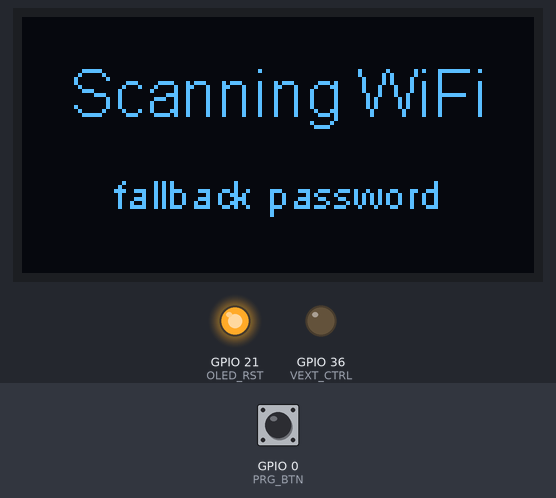
A program run on a simulated ESP32-S3. Parts: 128×64 one-colour display, output pins drawn as LEDs (lit = HIGH). The inputs (shaded band) are chosen by the test bench; at power-on: GPIO 0 (PRG_BTN) HIGH. WiFi joins after 1.5 s; servers stay silent unless stated; a WiFi scan finds three made-up networks; uploads are accepted with an empty reply; random numbers use the default seed unless the program sets one; EEPROM starts erased; what the program prints to the serial monitor is not drawn.

Above: at 0.5 s.
At 6.5 s:
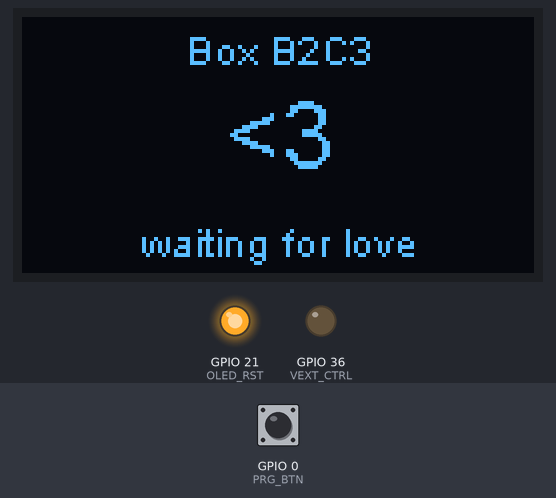
6.6 s: GPIO 0 (PRG_BTN) pulled LOW for 0.15 s
At 7.8 s:
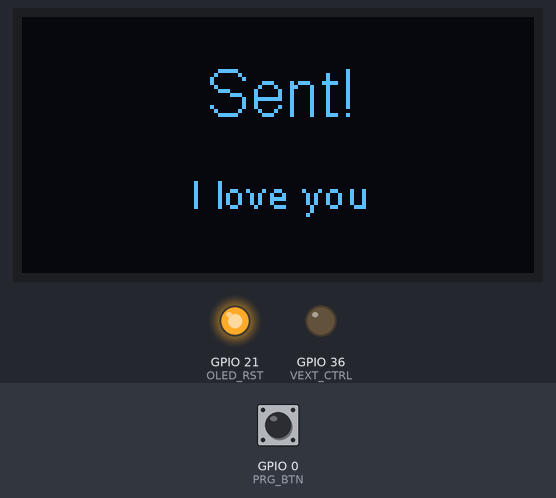
Timing chart, 0 to 9.6 s (numbered marks = the images above; inputs shaded):
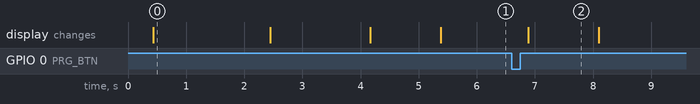

Measured:
- after the input at 6.6 s, the display: changes after 0.29 s (image 2)
- what the display in image 0 shows lasts 2.0 s, from 0.4 s to 2.4 s
- what the display in image 2 shows lasts 1.2 s, from 6.9 s to 8.1 s

The program:

main.cpp
```cpp
#include <Arduino.h>
#include <Wire.h>
#include <WiFi.h>
#include <WiFiClientSecure.h>
#include <HTTPClient.h>
#include <Preferences.h>
#include <WiFiManager.h>
#include <ArduinoJson.h>
#include "SSD1306Wire.h"

// ================= Heltec WiFi LoRa 32 V4 (ESP32-S3) onboard OLED =================
#define VEXT_CTRL 36   // external-peripheral power enable: ACTIVE LOW (drive LOW = ON)
#define OLED_RST  21
#define OLED_SDA  17
#define OLED_SCL  18
#define OLED_ADDR 0x3c
#define PRG_BTN   0    // onboard PRG/BOOT button (active LOW, has pull-up)

SSD1306Wire display(OLED_ADDR, OLED_SDA, OLED_SCL);
Preferences prefs;
WiFiManager wm;

// Default server URL. Overridden by whatever is saved via the WiFi config
// portal (persisted in NVS), so the box can be re-pointed without reflashing.
const char *DEFAULT_API_BASE = "https://esp-repo-ivet.vercel.app";
const char *DEFAULT_FALLBACK_PASSWORD = "12345678";
const int MAX_WIFI_CREDENTIALS = 8;
const unsigned long WIFI_CONNECT_TIMEOUT = 12000UL;
const unsigned long WIFI_RECOVERY_INTERVAL = 60000UL;

String apiBase;
String deviceId;             // this board's MAC (no colons) — unique per box
String currentBody = "";     // body of the note currently on screen
WiFiManagerParameter *serverParam = nullptr;

struct SavedWifi {
  String ssid;
  String password;
};

// Notes the PRG button fires off to the *other* box.
const char *RANDOM_MSGS[] = {
  "Thinking of you",
  "I love you",
  "Sending kisses",
  "Miss you lots",
  "You are awesome",
  "Hi from my box!",
};
const int RANDOM_MSGS_N = sizeof(RANDOM_MSGS) / sizeof(RANDOM_MSGS[0]);

// ---------- timing ----------
const unsigned long POLL_INTERVAL   = 15000UL;              // poll every 15 s
const unsigned long DISPLAY_TIMEOUT = 5UL * 60UL * 1000UL;  // hold a note 5 min

unsigned long lastPoll = 0;
unsigned long lastWifiRecovery = 0;
long          currentMsgId = 0;   // 0 = default screen
unsigned long displayStart = 0;

// =============================== OLED helpers ===============================
void vextOn() {
  pinMode(VEXT_CTRL, OUTPUT);
  digitalWrite(VEXT_CTRL, LOW);
  delay(50);
}

void oledReset() {
  pinMode(OLED_RST, OUTPUT);
  digitalWrite(OLED_RST, LOW);  delay(20);
  digitalWrite(OLED_RST, HIGH); delay(20);
}

// SSD1306 default font is ASCII-only; drop UTF-8 (emoji, degree signs, etc.).
String sanitizeAscii(const String &in) {
  String out;
  for (size_t i = 0; i < in.length(); i++) {
    uint8_t c = (uint8_t)in[i];
    if (c >= 0x20 && c < 0x7f) out += (char)c;
  }
  out.trim();
  return out;
}

String shortId() {
  return deviceId.length() > 4 ? deviceId.substring(deviceId.length() - 4) : deviceId;
}

void showStatus(const String &l1, const String &l2) {
  display.clear();
  display.setColor(WHITE);
  display.setTextAlignment(TEXT_ALIGN_CENTER);
  display.setFont(ArialMT_Plain_16);
  display.drawString(64, 10, l1);
  display.setFont(ArialMT_Plain_10);
  display.drawStringMaxWidth(64, 38, 128, l2);
  display.display();
}

void showDefault() {
  display.clear();
  display.setColor(WHITE);
  display.setTextAlignment(TEXT_ALIGN_CENTER);
  display.setFont(ArialMT_Plain_10);
  display.drawString(64, 2, "Box " + shortId());
  display.setFont(ArialMT_Plain_24);
  display.drawString(64, 16, "<3");
  display.setFont(ArialMT_Plain_10);
  display.drawString(64, 50, "waiting for love");
  display.display();
}

void showMessage(const String &body) {
  display.clear();
  display.setColor(WHITE);
  display.setTextAlignment(TEXT_ALIGN_CENTER);
  if (body.length() <= 18) {
    display.setFont(ArialMT_Plain_16);
    display.drawStringMaxWidth(64, 18, 128, body);
  } else {
    display.setFont(ArialMT_Plain_10);
    display.drawStringMaxWidth(64, 6, 128, body);
  }
  display.display();
}

// =============================== WiFi credential store ===============================
int loadWifiCredentials(SavedWifi creds[], int maxCreds) {
  String saved = prefs.getString("wifi_json", "");
  if (saved.length() == 0) return 0;

  JsonDocument doc;
  DeserializationError err = deserializeJson(doc, saved);
  if (err || !doc.is<JsonArray>()) {
    Serial.printf("[wifi] bad saved credential list: %s\n", err.c_str());
    return 0;
  }

  int count = 0;
  for (JsonVariant item : doc.as<JsonArray>()) {
    if (count >= maxCreds) break;
    String ssid = item["ssid"] | "";
    String password = item["password"] | "";
    ssid.trim();
    if (ssid.length() == 0) continue;
    creds[count++] = { ssid, password };
  }
  return count;
}

bool saveWifiCredentials(SavedWifi creds[], int count) {
  JsonDocument doc;
  JsonArray arr = doc.to<JsonArray>();
  for (int i = 0; i < count; i++) {
    if (creds[i].ssid.length() == 0) continue;
    JsonObject item = arr.add<JsonObject>();
    item["ssid"] = creds[i].ssid;
    item["password"] = creds[i].password;
  }

  String json;
  serializeJson(doc, json);
  bool ok = prefs.putString("wifi_json", json) > 0;
  Serial.printf("[wifi] saved %d credential(s), ok=%d\n", count, ok);
  return ok;
}

bool rememberWifiCredential(String ssid, String password) {
  ssid.trim();
  if (ssid.length() == 0) return false;

  SavedWifi creds[MAX_WIFI_CREDENTIALS];
  int count = loadWifiCredentials(creds, MAX_WIFI_CREDENTIALS);

  SavedWifi merged[MAX_WIFI_CREDENTIALS];
  int next = 0;
  merged[next++] = { ssid, password };

  for (int i = 0; i < count && next < MAX_WIFI_CREDENTIALS; i++) {
    if (creds[i].ssid == ssid) continue;
    merged[next++] = creds[i];
  }

  return saveWifiCredentials(merged, next);
}

void rememberCurrentWifiCredential() {
  if (WiFi.status() != WL_CONNECTED) return;
  String ssid = WiFi.SSID();
  String password = WiFi.psk();
  if (ssid.length() == 0 || password.length() == 0) return;
  rememberWifiCredential(ssid, password);
}

bool connectToWifi(const String &ssid, const String &password) {
  if (ssid.length() == 0) return false;
  Serial.printf("[wifi] trying %s\n", ssid.c_str());
  showStatus("Trying WiFi", ssid);

  WiFi.disconnect(false);
  delay(200);
  WiFi.begin(ssid.c_str(), password.c_str());

  unsigned long start = millis();
  while (WiFi.status() != WL_CONNECTED && millis() - start < WIFI_CONNECT_TIMEOUT) {
    delay(250);
  }

  bool ok = WiFi.status() == WL_CONNECTED;
  Serial.printf("[wifi] %s -> %s\n", ssid.c_str(), ok ? "connected" : "failed");
  if (ok) {
    rememberWifiCredential(ssid, password);
  } else {
    WiFi.disconnect(false);
    delay(100);
  }
  return ok;
}

bool connectWithSavedCredentials() {
  SavedWifi creds[MAX_WIFI_CREDENTIALS];
  int count = loadWifiCredentials(creds, MAX_WIFI_CREDENTIALS);
  Serial.printf("[wifi] trying %d saved credential(s)\n", count);
  for (int i = 0; i < count; i++) {
    if (connectToWifi(creds[i].ssid, creds[i].password)) return true;
  }
  return false;
}

bool ssidAlreadyTried(const String tried[], int count, const String &ssid) {
  for (int i = 0; i < count; i++) {
    if (tried[i] == ssid) return true;
  }
  return false;
}

bool connectWithFallbackPassword() {
  Serial.printf("[wifi] scanning for fallback password %s\n", DEFAULT_FALLBACK_PASSWORD);
  showStatus("Scanning WiFi", "fallback password");

  int found = WiFi.scanNetworks();
  if (found <= 0) {
    Serial.println("[wifi] no networks found");
    WiFi.scanDelete();
    return false;
  }

  String tried[32];
  int triedCount = 0;
  for (int i = 0; i < found; i++) {
    String ssid = WiFi.SSID(i);
    ssid.trim();
    if (ssid.length() == 0 || ssidAlreadyTried(tried, triedCount, ssid)) continue;
    if (triedCount < 32) tried[triedCount++] = ssid;
    if (connectToWifi(ssid, DEFAULT_FALLBACK_PASSWORD)) {
      WiFi.scanDelete();
      return true;
    }
  }

  WiFi.scanDelete();
  return false;
}

// =============================== networking ===============================
bool httpGetJson(const String &url, JsonDocument &doc) {
  WiFiClientSecure client;
  client.setInsecure();  // skip cert validation (Vercel is valid; avoids bundling a CA)
  HTTPClient http;
  http.setUserAgent("LoveBox-ESP32");
  http.setTimeout(12000);
  http.setFollowRedirects(HTTPC_STRICT_FOLLOW_REDIRECTS);
  if (!http.begin(client, url)) return false;
  int code = http.GET();
  Serial.printf("[GET] %s -> %d\n", url.c_str(), code);
  bool ok = false;
  if (code == 200) {
    DeserializationError err = deserializeJson(doc, http.getString());
    ok = !err;
    if (err) Serial.printf("[json] %s\n", err.c_str());
  }
  http.end();
  return ok;
}

bool httpPostJson(const String &url, const String &json) {
  WiFiClientSecure client;
  client.setInsecure();
  HTTPClient http;
  http.setUserAgent("LoveBox-ESP32");
  http.setTimeout(12000);
  http.setFollowRedirects(HTTPC_STRICT_FOLLOW_REDIRECTS);
  if (!http.begin(client, url)) return false;
  http.addHeader("Content-Type", "application/json");
  int code = http.POST(json);
  Serial.printf("[POST] %s -> %d\n", url.c_str(), code);
  http.end();
  return code >= 200 && code < 300;
}

void ackMessage(long id) {
  // deviceId is plain hex, safe to embed directly.
  String json = "{\"device\":\"" + deviceId + "\",\"id\":" + String(id) + "}";
  httpPostJson(apiBase + "/api/ack", json);
}

void ackWifiCommand(long id, const String &status, const String &detail) {
  String json = "{\"device\":\"" + deviceId + "\",\"id\":" + String(id) +
                ",\"status\":\"" + status + "\",\"detail\":\"" + detail + "\"}";
  httpPostJson(apiBase + "/api/wifi/ack", json);
}

void pollWifiCommand() {
  JsonDocument doc;
  String url = apiBase + "/api/wifi?device=" + deviceId;
  if (!httpGetJson(url, doc)) return;
  if (doc["id"].isNull()) return;

  long id = doc["id"].as<long>();
  String ssid = doc["ssid"].as<String>();
  String password = doc["password"].as<String>();
  ssid.trim();

  if (id <= 0 || ssid.length() == 0) {
    ackWifiCommand(id, "failed", "bad command");
    return;
  }

  bool ok = rememberWifiCredential(ssid, password);
  Serial.printf("[wifi] remote credential #%ld for %s -> %s\n",
                id, ssid.c_str(), ok ? "saved" : "failed");
  ackWifiCommand(id, ok ? "saved" : "failed", ok ? "credential saved" : "save failed");
}

void sendRandom() {
  int idx = (int)(esp_random() % RANDOM_MSGS_N);
  String body = RANDOM_MSGS[idx];
  JsonDocument d;
  d["from"] = deviceId;
  d["body"] = body;
  String json;
  serializeJson(d, json);
  Serial.printf("[btn] sending: %s\n", body.c_str());
  bool ok = httpPostJson(apiBase + "/api/send", json);
  showStatus(ok ? "Sent!" : "Send failed", body);
  delay(1200);
}

void pollOnce() {
  JsonDocument doc;
  String url = apiBase + "/api/next?device=" + deviceId;
  if (!httpGetJson(url, doc)) return;
  if (doc["id"].isNull()) return;  // nothing new; keep showing whatever's up

  long id = doc["id"].as<long>();
  if (id != currentMsgId) {
    String body = sanitizeAscii(doc["body"].as<String>());
    if (body.length() == 0) body = "(empty note)";
    currentMsgId = id;
    currentBody = body;
    displayStart = millis();
    showMessage(body);
    Serial.printf("[msg] #%ld: %s\n", id, body.c_str());
    ackMessage(id);  // mark read so it never nags again (and survives reboot)
  }
}

// =============================== config portal ===============================
void saveServerFromParam() {
  if (!serverParam) return;
  String v = String(serverParam->getValue());
  v.trim();
  while (v.endsWith("/")) v.remove(v.length() - 1);
  if (v.length() > 0 && v != apiBase) {
    apiBase = v;
    prefs.putString("apiurl", apiBase);
    Serial.printf("[cfg] saved apiBase = %s\n", apiBase.c_str());
  }
}

void onSaveParams() { saveServerFromParam(); }

void onPortal(WiFiManager *m) {
  showStatus("Setup WiFi", "Join AP:\nLoveBox-Setup");
}

// =============================== button ===============================
void handleButton() {
  static int lastRaw = HIGH;
  static int stable = HIGH;
  static unsigned long tDeb = 0;
  int raw = digitalRead(PRG_BTN);
  if (raw != lastRaw) {
    tDeb = millis();
    lastRaw = raw;
  }
  if (millis() - tDeb > 50 && raw != stable) {
    stable = raw;
    if (stable == LOW) {  // pressed
      if (WiFi.status() == WL_CONNECTED) {
        sendRandom();
      } else {
        showStatus("No WiFi", "can't send");
        delay(1000);
      }
      if (currentMsgId != 0) showMessage(currentBody);
      else showDefault();
    }
  }
}

// =============================== setup / loop ===============================
void setup() {
  Serial.begin(115200);
  delay(300);
  Serial.println("\n[boot] LoveBox starting");

  pinMode(PRG_BTN, INPUT_PULLUP);

  vextOn();
  oledReset();
  display.init();
  display.flipScreenVertically();
  display.setContrast(255);

  WiFi.mode(WIFI_STA);
  deviceId = WiFi.macAddress();
  deviceId.replace(":", "");
  deviceId.toUpperCase();
  Serial.printf("[id] device = %s\n", deviceId.c_str());

  prefs.begin("lovebox", false);
  apiBase = prefs.getString("apiurl", DEFAULT_API_BASE);
  Serial.printf("[cfg] apiBase = %s\n", apiBase.c_str());

  showStatus("LoveBox", "starting...");

  // ---- WiFiManager: saved creds persist in NVS; portal to (re)configure ----
  wm.setConfigPortalTimeout(180);
  static WiFiManagerParameter sp("server", "Server URL (https://...)", apiBase.c_str(), 120);
  serverParam = &sp;
  wm.addParameter(&sp);
  wm.setSaveParamsCallback(onSaveParams);
  wm.setAPCallback(onPortal);

  bool forcePortal = (digitalRead(PRG_BTN) == LOW);  // hold PRG at boot to reconfigure
  bool connected;
  if (forcePortal) {
    Serial.println("[wifi] PRG held -> opening config portal");
    connected = wm.startConfigPortal("LoveBox-Setup");
  } else {
    connected = connectWithSavedCredentials();
    if (!connected) connected = connectWithFallbackPassword();
    if (!connected) connected = wm.autoConnect("LoveBox-Setup");
  }
  saveServerFromParam();

  if (connected || WiFi.status() == WL_CONNECTED) {
    WiFi.setAutoReconnect(true);
    WiFi.persistent(true);
    rememberCurrentWifiCredential();
    Serial.printf("[wifi] connected, IP %s\n", WiFi.localIP().toString().c_str());
    showStatus("Connected", WiFi.localIP().toString());
    delay(1200);
  } else {
    Serial.println("[wifi] NOT connected");
    showStatus("No WiFi", "hold PRG to setup");
    delay(1500);
  }

  showDefault();
  lastPoll = millis() - POLL_INTERVAL;  // poll immediately on first loop
}

void loop() {
  handleButton();

  unsigned long now = millis();
  if (now - lastPoll >= POLL_INTERVAL) {
    lastPoll = now;
    if (WiFi.status() == WL_CONNECTED) {
      pollWifiCommand();
      pollOnce();
    } else {
      Serial.println("[wifi] disconnected, reconnecting...");
      WiFi.reconnect();
      if (now - lastWifiRecovery >= WIFI_RECOVERY_INTERVAL) {
        lastWifiRecovery = now;
        if (!connectWithSavedCredentials()) {
          connectWithFallbackPassword();
        }
      }
    }
  }

  // Revert to the default screen after the note has been up for 5 minutes.
  if (currentMsgId != 0 && (millis() - displayStart > DISPLAY_TIMEOUT)) {
    currentMsgId = 0;
    currentBody = "";
    showDefault();
  }

  delay(20);
}
```
